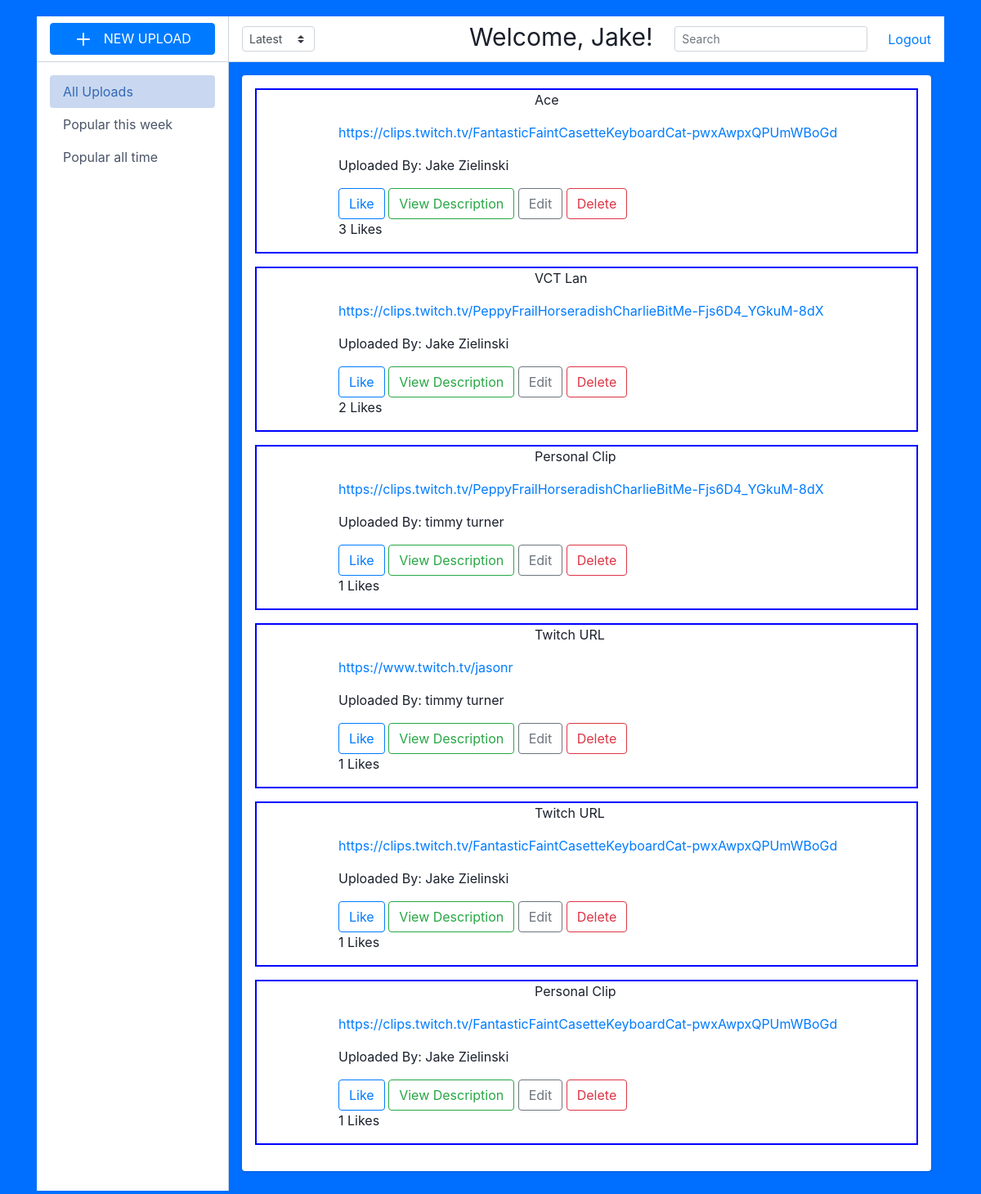
Screenshot of /main (signed in) with the database file from the repository.
### solo_app/models.py (models this page shows)
class User(models.Model):
    first_name = models.CharField(max_length=55)
    last_name = models.CharField(max_length=55)
    email = models.EmailField(unique=True)
    password = models.CharField(max_length=255)
    objects = UserManager()

class Post(models.Model):
    message = models.URLField(max_length=200)
    title = models.CharField(max_length=255)
    description = models.CharField(max_length=255)
    poster = models.ForeignKey(User, related_name='user_messages', on_delete=models.CASCADE)
    user_likes = models.ManyToManyField(User, related_name='liked_posts')
    created_at = models.DateTimeField(auto_now_add=True)
    updated_at = models.DateTimeField(auto_now=True)
    objects = PostManager()

### solo_app/views.py (the view)
# urls.py: path('main', views.main_page),
def main_page(request):
    if 'user_id' not in request.session:
        return redirect('/')
    user = User.objects.get(id=request.session['user_id'])
    context = {
        'user': user,
        'posts': Post.objects.all()
    }
    return render(request, 'main.html', context)

### solo_app/templates/main.html (shortened to what this page needs)
<!DOCTYPE html>
<html lang="en">
<head>
    <!-- {% load static %}
    <link rel="stylesheet" href="{% static 'css/style.css' %}"> -->
    <link href="https://cdn.jsdelivr.net/npm/bootstrap@4.4.1/dist/css/bootstrap.min.css" rel="stylesheet">
</head>
<body>
    <link rel="stylesheet" href="https://cdnjs.cloudflare.com/ajax/libs/font-awesome/5.12.0-2/css/all.min.css"
 />
    <div class="container">
        <div class="main-body p-0">
            <div class="inner-wrapper">
                <div class="inner-sidebar">
                    <div class="inner-sidebar-header justify-content-center">
                        <button class="btn btn-primary has-icon btn-block" type="button" data-toggle="modal"
                            data-target="#threadModal">
                            <svg xmlns="http://www.w3.org/2000/svg" width="24" height="24" viewBox="0 0 24 24"
                                fill="none" stroke="currentColor" stroke-width="2" stroke-linecap="round"
                                stroke-linejoin="round" class="feather feather-plus mr-2">
                                <line x1="12" y1="5" x2="12" y2="19"></line>
                                <line x1="5" y1="12" x2="19" y2="12"></line>
                            </svg>
                            NEW UPLOAD
                        </button>
                    </div>
                    <div class="inner-sidebar-body p-0">
                        <div class="p-3 h-100" data-simplebar="init">
                            <div class="simplebar-wrapper" style="margin: -16px;">
                                <div class="simplebar-mask">
                                    <div class="simplebar-offset" style="right: 0px; bottom: 0px;">
                                        <div class="simplebar-content-wrapper"
                                            style="height: 100%; overflow: hidden scroll;">
                                            <div class="simplebar-content" style="padding: 16px;">
                                                <nav class="nav nav-pills nav-gap-y-1 flex-column">
                                                    <a href="javascript:void(0)"
                                                        class="nav-link nav-link-faded has-icon active">All Uploads</a>
                                                    <a href="javascript:void(0)"
                                                        class="nav-link nav-link-faded has-icon">Popular this week</a>
                                                    <a href="javascript:void(0)"
                                                        class="nav-link nav-link-faded has-icon">Popular all time</a>
                                                </nav>
                                            </div>
                                        </div>
                                    </div>
                                </div>
                                <div class="simplebar-placeholder" style="width: 234px; height: 292px;"></div>
                            </div>
                            <div class="simplebar-track simplebar-vertical" style="visibility: visible;">
                                <div class="simplebar-scrollbar"
                                    style="height: 151px; display: block; transform: translate3d(0px, 0px, 0px);"></div>
                            </div>
                        </div>
                    </div>
                </div>
                <div class="inner-main">
                    <div class="inner-main-header">
                        <select class="custom-select custom-select-sm w-auto mr-1">
                            <option selected="">Latest</option>
                        </select>
                        <p style="
                            font-size: 30px;
                            padding-left: 185px;
                            margin-bottom: 4px;
                        ">Welcome, {{ user.first_name }}!</p>
                        <span class="input-icon input-icon-sm ml-auto w-auto">
                            <input type="text"
                                class="form-control form-control-sm bg-gray-200 border-gray-200 shadow-none mb-4 mt-4"
                                placeholder="Search" />
                        </span>
                        <a href="/logout" style="
                            padding-left: 25px;
                        ">Logout</a>
                    </div>
                    <div class="inner-main-body p-2 p-sm-3 collapse forum-content show">
                        <div class="card mb-2">
                            <div class="card-body p-2 p-sm-3">
                                <div class="media forum-item">
                                    <div class="media-body">
                                        {% for post in posts %}
                                        <ul style="
                                            border: 2px solid blue;
                                            padding-left: 100px;
                                        ">
                                            <p style="
                                                padding-left: 240px;
                                            ">{{post.title}}</p>
                                            <p><a href="{{post.message}}">{{post.message}}</a></p>
                                            <p>Uploaded By: {{post.poster.first_name}} {{post.poster.last_name}}</p>
                                            <a href="/like/{{post.id}}" role="button"
                                                class="btn btn-outline-primary">Like</a>
                                            <a href="/main/{{post.id}}" role="button"
                                                class="btn btn-outline-success">View Description</a>
                                            <a href="/main/{{post.id}}/edit" role="button"
                                                class="btn btn-outline-secondary">Edit</a>
                                            <a href="/main/{{post.id}}/delete" role="button"
                                                class="btn btn-outline-danger">Delete</a>
                                            <p>{{post.user_likes.count}} Likes</p>
                                        </ul>
                                        {% endfor %}
                                    </div>
                                </div>
                            </div>
                        </div>
                    </div>
                </div>
            </div>
        </div>
</body>
</html>

### solo_app/templates/main.html (style rules this page uses)
body { margin-top: 20px; color: #1a202c; text-align: left; background-color: #006eff; }
.inner-wrapper { position: relative; height: calc(100vh - 3.5rem); transition: transform 0.3s; }
.inner-main, .inner-sidebar { position: absolute; top: 0; bottom: 0; display: flex; flex-direction: column; }
.inner-sidebar { left: 0; width: 235px; border-right: 1px solid #cbd5e0; background-color: #fff; z-index: 1; }
.inner-main { right: 0; left: 235px; }
.inner-main-footer, .inner-main-header, .inner-sidebar-footer, .inner-sidebar-header { height: 3.5rem; border-bottom: 1px solid #cbd5e0; display: flex; align-items: center; padding: 0 1rem; flex-shrink: 0; }
.inner-main-body, .inner-sidebar-body { padding: 1rem; overflow-y: auto; position: relative; flex: 1 1 auto; }
.inner-main-footer, .inner-main-header { background-color: #fff; }
.nav .show>.nav-link.nav-link-faded, .nav-link.nav-link-faded.active, .nav-link.nav-link-faded:active, .nav-pills .nav-link.nav-link-faded.active, .navbar-nav .show>.nav-link.nav-link-faded { color: #3367b5; background-color: #c9d8f0; }
.nav-pills .nav-link.active, .nav-pills .show>.nav-link { color: #fff; background-color: #467bcb; }
.nav-link.has-icon { display: flex; align-items: center; }
.nav-link.active { color: #467bcb; }
.nav-pills .nav-link { border-radius: .25rem; }
.nav-link { color: #4a5568; }
.card { box-shadow: 0 1px 3px 0 rgba(0, 0, 0, .1), 0 1px 2px 0 rgba(0, 0, 0, .06); }
.card { position: relative; display: flex; flex-direction: column; min-width: 0; word-wrap: break-word; background-color: #fff; background-clip: border-box; border: 0 solid rgba(0, 0, 0, .125); border-radius: .25rem; }
.card-body { flex: 1 1 auto; min-height: 1px; padding: 1rem; }

### rows the page displays
User: first_name "Jake"
Post: title "Ace", message "https://clips.twitch.tv/FantasticFaintCasetteKeyboardCat-pwxAwpxQPUmWBoGd", poster.first_name "Jake", poster.last_name "Zielinski", user_likes.count "3"
Post: title "VCT Lan", message "https://clips.twitch.tv/PeppyFrailHorseradishCharlieBitMe-Fjs6D4_YGkuM-8dX", poster.first_name "Jake", poster.last_name "Zielinski", user_likes.count "2"
Post: title "Personal Clip", message "https://clips.twitch.tv/PeppyFrailHorseradishCharlieBitMe-Fjs6D4_YGkuM-8dX", poster.first_name "timmy", poster.last_name "turner", user_likes.count "1"
Post: title "Twitch URL", message "https://www.twitch.tv/jasonr", poster.first_name "timmy", poster.last_name "turner", user_likes.count "1"
Post: title "Twitch URL", message "https://clips.twitch.tv/FantasticFaintCasetteKeyboardCat-pwxAwpxQPUmWBoGd", poster.first_name "Jake", poster.last_name "Zielinski", user_likes.count "1"
Post: title "Personal Clip", message "https://clips.twitch.tv/FantasticFaintCasetteKeyboardCat-pwxAwpxQPUmWBoGd", poster.first_name "Jake", poster.last_name "Zielinski", user_likes.count "1"
